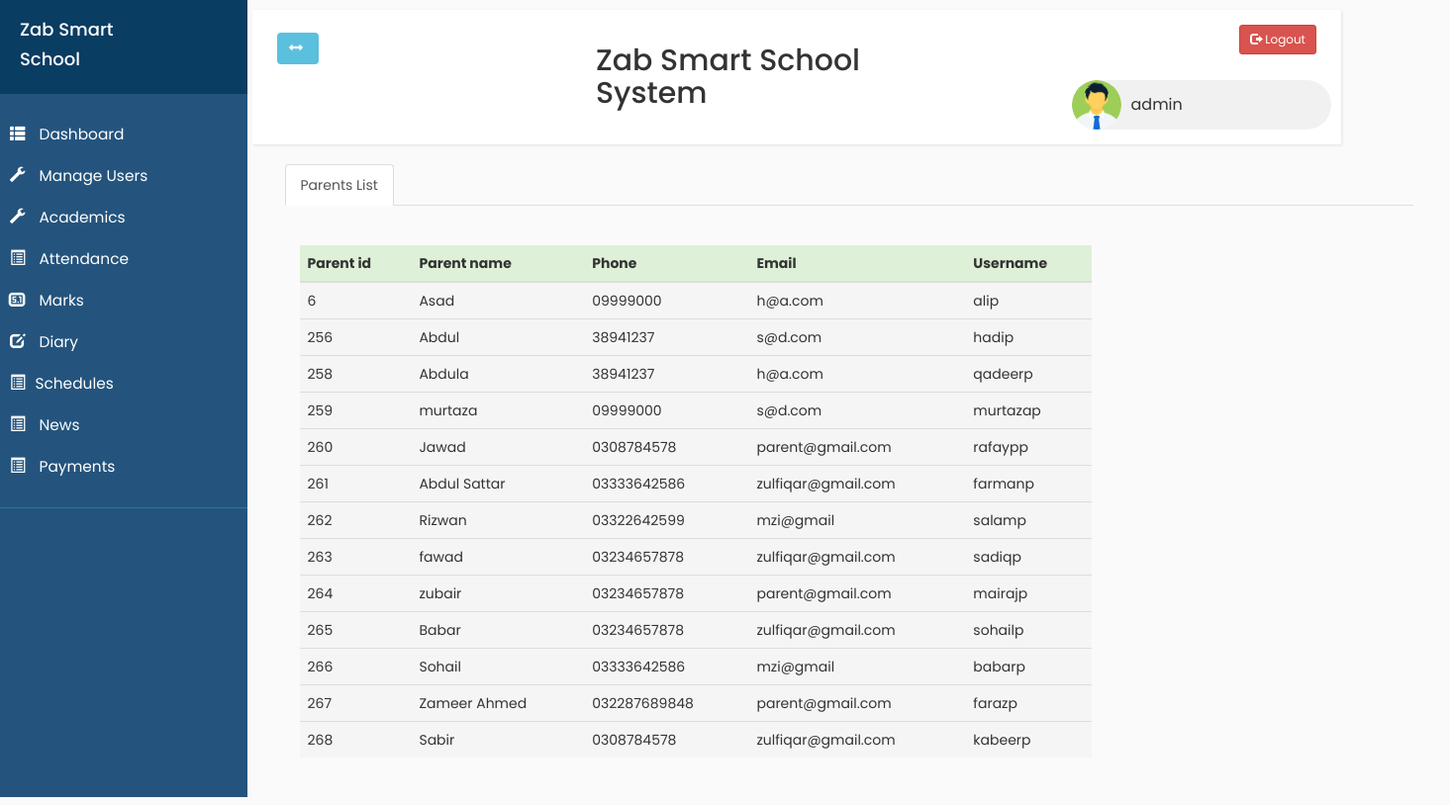
/Application/admin/AddParent.php (signed in), run on the app's committed database.
### tables this page shows
CREATE TABLE `admin_tb` (
  `admin_id` int(11) NOT NULL,
  `adminname` varchar(50) NOT NULL,
  `admin_email` varchar(50) NOT NULL,
  `admin_phone` varchar(50) NOT NULL,
  `username` varchar(50) NOT NULL,
  `password` varchar(50) NOT NULL
);

CREATE TABLE `parent_tb` (
  `parent_id` int(11) NOT NULL,
  `name` varchar(50) NOT NULL,
  `phone` varchar(50) NOT NULL,
  `email` varchar(50) NOT NULL,
  `username` varchar(50) NOT NULL,
  `password` varchar(50) NOT NULL
);

### Application/admin/AddParent.php (the view, shortened to what this page needs)
<?php
if ($_SESSION["login_admin"] == null) {
    header("location: index.php");
} else {
    include_once('include/admin_navbar.php');
    ?>
    <!DOCTYPE html>
    <html lang="en">
    <head>
    </head>
    <body style="overflow-x:hidden;">
        <div class="container">
            <ul class="nav nav-tabs">
                <li class="active"><a data-toggle="tab" href="#table">Parents List</a></li>
            </ul>
            <div class="tab-content">
                <div id="table" class="tab-pane fade in active">
                    <div class="container">
                        <br><br>
                        <?php
                            $connection = mysqli_connect("localhost", "root", "", "sms1_db");
                            $query = "SELECT * FROM parent_tb";
                            $query_run = mysqli_query($connection, $query);
                            ?>
                        <table class="table" style="width: 800px;">
                            <thead>
                                <tr class="success">
                                    <th>Parent id</th>
                                    <th>Parent name</th>
                                    <th>Phone</th>
                                    <th>Email</th>
                                    <th>Username</th>
                                </tr>
                            </thead>
                            <tbody>
                                <?php
                                    if (mysqli_num_rows($query_run) > 0) {
                                        while ($row = mysqli_fetch_assoc($query_run)) {
                                            ?>
                                        <tr class="active">
                                            <td><?php echo $row["parent_id"] ?></td>
                                            <td><?php echo $row["name"] ?></td>
                                            <td><?php echo $row["phone"] ?></td>
                                            <td><?php echo $row["email"] ?></td>
                                            <td><?php echo $row["username"] ?></td>
                                        </tr>
                                <?php
                                        }
                                    }
                                    ?>
                            </tbody>
                        </table>
                    </div>
                </div>
            </div>
        </div>
    </body>
    </html>
<?php
}
?>

### Application/admin/include/admin_navbar.php (shortened to what this page needs)
<?php
$connection = mysqli_connect("localhost", "root", "", "sms1_db");
?>
<!DOCTYPE html>
<html>
<head>
    <link rel="stylesheet" href="https://maxcdn.bootstrapcdn.com/bootstrap/3.3.7/css/bootstrap.min.css">
    <link rel="stylesheet" href="style4.css" type="text/css">
    <link rel="stylesheet" href="https://cdnjs.cloudflare.com/ajax/libs/font-awesome/4.7.0/css/font-awesome.min.css">
    <link rel="stylesheet" href="https://maxcdn.bootstrapcdn.com/bootstrap/3.4.0/css/bootstrap.min.css">
    <link rel="stylesheet" href="style4.css" type="text/css">
</head>
<body>
    <div class="wrapper">
        <nav id="sidebar">
            <div class="sidebar-header">
                <h4>Zab Smart </h4>
                <h4> School</h4>
            </div>
            <ul class="list-unstyled components ">
                <li>
                    <a href="profile.php">
                        <i class="glyphicon glyphicon-th-list"></i>
                        Dashboard
                    </a>
                </li>
                <li>
                    <a href="javascript:;" data-toggle="collapse" data-target="#posts_dropdown">
                        <i class="
                            glyphicon glyphicon-wrench">
                        </i>
                        Manage Users
                    </a>
                </li>
                <li>
                    <a href="javascript:;" data-toggle="collapse" data-target="#classes_dropdown"><i class="
                                    glyphicon glyphicon-wrench"></i> Academics
                    </a>
                </li>
                <li>
                    <a href="javascript:;" data-toggle="collapse" data-target="#attendance_dropdown"><i class="glyphicon glyphicon-list-alt"></i> Attendance
                    </a>
                </li>
                <li>
                    <a href="ViewMarks.php">
                        <i class="glyphicon glyphicon-sound-5-1"></i>
                        Marks
                    </a>
                    <a href="ViewDiary.php">
                        <i class="glyphicon glyphicon-edit"></i>
                        Diary
                    </a>
                </li>
                <li>
                    <a href="javascript:;" data-toggle="collapse" data-target="#schedules_dropdown"><i class="glyphicon glyphicon-list-alt"></i>Schedules
                    </a>
                </li>
                <li>
                    <a href="javascript:;" data-toggle="collapse" data-target="#news_dropdown"><i class="glyphicon glyphicon-list-alt"></i> News
                    </a>
                </li>
                <li>
                    <a href="javascript:;" data-toggle="collapse" data-target="#fee_dropdown"><i class="glyphicon glyphicon-list-alt"></i> Payments
                    </a>
                </li>
            </ul>
        </nav>
        <div id="content">
            <div class="row"style=" width:1100px">
                <nav class="navbar navbar-default ">
                    <div class="container-fluid ">
                        <div class="col-lg-1.0">
                            <div class="navbar-header ">
                                <button type="button" id="sidebarCollapse" class="btn btn-info navbar-btn">
                                    <i class="
								glyphicon glyphicon-resize-horizontal"></i>
                                </button>
                            </div>
                            <div class="col-lg-9">
                                <div class="zab">
                                    <h2>Zab Smart School System</h2>
                                </div>
                            </div>
                            <?php
                            $admin_name = "";
                            if ($_SESSION["login_admin"] != null) {
                                $username = $_SESSION['login_admin'];
                                $query = "SELECT * FROM admin_tb WHERE username='$username'";
                                $query_run = mysqli_query($connection, $query);
                                if (mysqli_num_rows($query_run) == 1) {
                                    $row = mysqli_fetch_assoc($query_run);
                                    $admin_name = $row["adminname"];
                                }
                            } else {
                                header("header: index.php");
                            }
                            ?>
                            <a href="../../logout.php" id="destroy" class="btn btn-danger btn-sm" style="float: right;">
                                <span class="glyphicon glyphicon-log-out"></span> Logout
                            </a>
                            <div class="col-lg-1.5">
                                <div class="chip navbar-right col-xs-3 ">
                                    <img src="avatar.png">
                                    <?php echo  $admin_name ?>
                                </div>
                            </div>
                        </div>
                    </div>
                </nav>
            </div>

### Application/admin/style4.css (style rules this page uses)
body { font-family: 'Poppins', sans-serif; background: #fafafa; margin-top: -10px; overflow-x: hidden; box-sizing: border-box; }
a, a:hover, a:focus { color: inherit; text-decoration: none; transition: all 0.3s; }
.navbar { padding: 15px 10px; background: #fff; border: none; border-radius: 0; margin-bottom: 20px; box-shadow: 1px 1px 3px rgba(0, 0, 0, 0.1); }
.navbar-btn { box-shadow: none; outline: none !important; border: none; }
i, span { display: inline-block; }
.wrapper { display: flex; align-items: stretch; }
#sidebar { min-width: 250px; max-width: 250px; background: #24547D;; color: #fff; transition: all 0.6s; }
#sidebar ul li a { text-align: left; }
#sidebar .sidebar-header { padding: 20px; background: #0A3D62; height: 105px; }
#sidebar ul.components { padding: 20px 0; border-bottom: 1px solid #2475B0; }
#sidebar ul li a { padding: 10px; font-size: 1.1em; display: block; }
#sidebar ul li a i { margin-right: 10px; }
a[data-toggle="collapse"] { position: relative; }
#content { padding: 20px; min-height: 100vh; transition: all 0.3s; width: 100%; }
.zab { margin-left: 35%; margin-right: 25%; }
.chip { display: inline-block; padding: 0 25px; height: 50px; font-size: 16px; line-height: 50px; border-radius: 25px; background-color: #f1f1f1; margin-top: -40px; }
.chip img { float: left; margin: 0 10px 0 -25px; height: 50px; width: 50px; border-radius: 50%; }

### data on the page
admin_tb: adminname "admin"
parent_tb: parent_id "6", name "Asad", phone "09999000", email "h@a.com", username "alip"
parent_tb: parent_id "256", name "Abdul", phone "38941237", email "s@d.com", username "hadip"
parent_tb: parent_id "258", name "Abdula", phone "38941237", email "h@a.com", username "qadeerp"
parent_tb: parent_id "259", name "murtaza", phone "09999000", email "s@d.com", username "murtazap"
parent_tb: parent_id "260", name "Jawad", phone "0308784578", email "parent@gmail.com", username "rafaypp"
parent_tb: parent_id "261", name "Abdul Sattar", phone "03333642586", email "zulfiqar@gmail.com", username "farmanp"
parent_tb: parent_id "262", name "Rizwan", phone "03322642599", email "mzi@gmail", username "salamp"
parent_tb: parent_id "263", name "fawad", phone "03234657878", email "zulfiqar@gmail.com", username "sadiqp"
parent_tb: parent_id "264", name "zubair", phone "03234657878", email "parent@gmail.com", username "mairajp"
parent_tb: parent_id "265", name "Babar", phone "03234657878", email "zulfiqar@gmail.com", username "sohailp"
parent_tb: parent_id "266", name "Sohail", phone "03333642586", email "mzi@gmail", username "babarp"
parent_tb: parent_id "267", name "Zameer Ahmed", phone "032287689848", email "parent@gmail.com", username "farazp"
parent_tb: parent_id "268", name "Sabir", phone "0308784578", email "zulfiqar@gmail.com", username "kabeerp"
